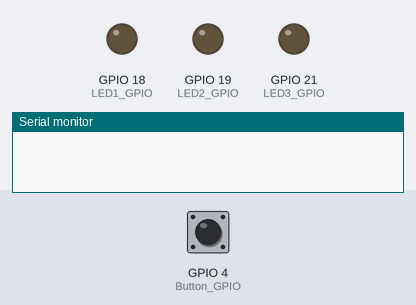
Bench run of a sketch on a simulated ESP32. On the bench: output pins drawn as LEDs (lit = HIGH), the last lines printed to the serial monitor. The inputs (shaded band) are chosen by the test bench; at power-on: GPIO 4 (Button_GPIO) LOW.

Above: at 1.2 s.
1.3 s: GPIO 4 (Button_GPIO) pulled HIGH for 0.15 s
At 1.9 s:
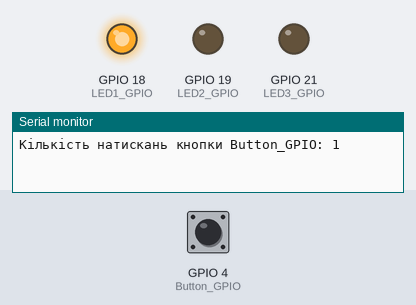
2.9 s: GPIO 4 (Button_GPIO) pulled HIGH for 1 s
At 4.3 s:
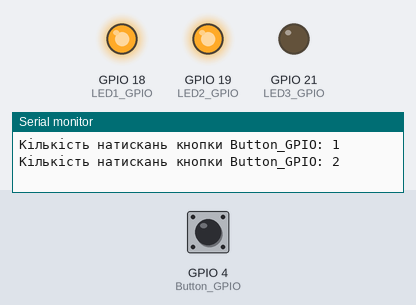
5.4 s: GPIO 4 (Button_GPIO) pulled HIGH for 0.15 s
At 6.2 s:
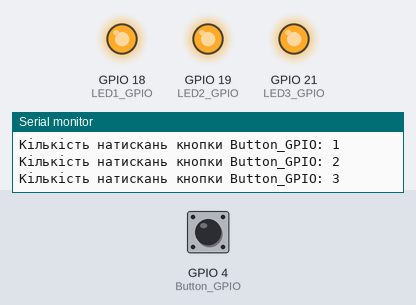
7.0 s: GPIO 4 (Button_GPIO) pulled HIGH for 3.2 s
At 7.4 s:
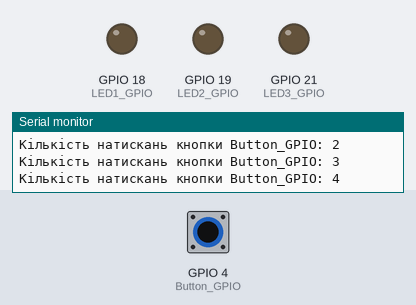
Timing chart, 0 to 10.0 s (numbered marks = the images above; inputs shaded):
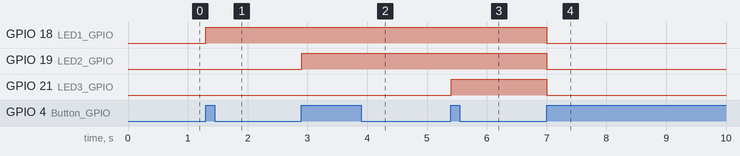

Measured:
- after the input at 1.3 s, GPIO 18 (LED1_GPIO): LOW → HIGH at once
- after the input at 2.9 s, GPIO 19 (LED2_GPIO): LOW → HIGH at once
- after the input at 5.4 s, GPIO 21 (LED3_GPIO): LOW → HIGH at once
- after the input at 7.0 s, GPIO 18 (LED1_GPIO), GPIO 19 (LED2_GPIO), GPIO 21 (LED3_GPIO): HIGH → LOW at once

The sketch:

lab-4.ino
```cpp
#define Button_GPIO  4   // Номер виводу ESP32, до якого підключена кнопка
#define LED1_GPIO    18  // Номер виводу ESP32, до якого підключений LED1
#define LED2_GPIO    19  // Номер виводу ESP32, до якого підключений LED2
#define LED3_GPIO    21  // Номер виводу ESP32, до якого підключений LED3

uint8_t buttonState = 0; // Змінна для відстежування стану натискань кнопки
bool pressed = false; // Змінна для відстежування натискання кнопки

// Змінні для відстежування часу між останніми перериваннями
unsigned long button_time = 0;
unsigned long last_button_time = 0;

void IRAM_ATTR Ext_INT1_ISR()
{
    button_time = millis();
    if (button_time - last_button_time > 250)
    {
        buttonState++;
        pressed = true;
        last_button_time = button_time;
    }
}

void setup()
{
    Serial.begin(9600);
    pinMode(Button_GPIO, INPUT);
    pinMode(LED1_GPIO, OUTPUT);
    pinMode(LED2_GPIO, OUTPUT);
    pinMode(LED3_GPIO, OUTPUT);
    attachInterrupt(Button_GPIO, Ext_INT1_ISR, RISING);
}

void loop()
{
    if (pressed)
    {
        Serial.printf("Кількість натискань кнопки Button_GPIO: %u \n", buttonState);
        // Реалізація логіки вмикання/вимикання LED
        switch (buttonState % 4)
        {
            case 1: // Перше натискання
                digitalWrite(LED1_GPIO, HIGH);
                digitalWrite(LED2_GPIO, LOW);
                digitalWrite(LED3_GPIO, LOW);
                break;
            case 2: // Друге натискання
                digitalWrite(LED1_GPIO, HIGH);
                digitalWrite(LED2_GPIO, HIGH);
                digitalWrite(LED3_GPIO, LOW);
                break;
            case 3: // Третє натискання
                digitalWrite(LED1_GPIO, HIGH);
                digitalWrite(LED2_GPIO, HIGH);
                digitalWrite(LED3_GPIO, HIGH);
                break;
            case 0: // Четверте натискання
                digitalWrite(LED1_GPIO, LOW);
                digitalWrite(LED2_GPIO, LOW);
                digitalWrite(LED3_GPIO, LOW);
                break;
        }
        pressed = false;
    }
}
```
